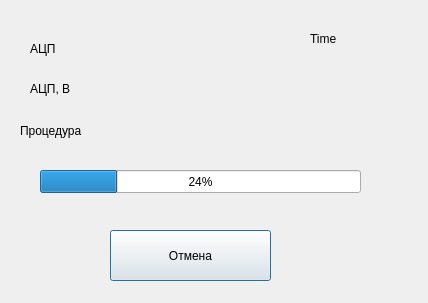
<?xml version="1.0" encoding="UTF-8"?>
<ui version="4.0">
 <class>Electrometer_test</class>
 <widget class="QDialog" name="Electrometer_test">
  <property name="geometry">
   <rect>
    <x>0</x>
    <y>0</y>
    <width>428</width>
    <height>303</height>
   </rect>
  </property>
  <property name="windowTitle">
   <string>Dialog</string>
  </property>
  <widget class="QPushButton" name="pushButton">
   <property name="geometry">
    <rect>
     <x>110</x>
     <y>230</y>
     <width>161</width>
     <height>51</height>
    </rect>
   </property>
   <property name="text">
    <string>Отмена</string>
   </property>
  </widget>
  <widget class="QProgressBar" name="progressBar">
   <property name="geometry">
    <rect>
     <x>40</x>
     <y>170</y>
     <width>321</width>
     <height>23</height>
    </rect>
   </property>
   <property name="value">
    <number>24</number>
   </property>
  </widget>
  <widget class="QLabel" name="label">
   <property name="geometry">
    <rect>
     <x>30</x>
     <y>40</y>
     <width>101</width>
     <height>17</height>
    </rect>
   </property>
   <property name="text">
    <string>АЦП</string>
   </property>
  </widget>
  <widget class="QLabel" name="label_2">
   <property name="geometry">
    <rect>
     <x>20</x>
     <y>120</y>
     <width>371</width>
     <height>21</height>
    </rect>
   </property>
   <property name="text">
    <string>Процедура</string>
   </property>
  </widget>
  <widget class="QLabel" name="label_3">
   <property name="geometry">
    <rect>
     <x>30</x>
     <y>80</y>
     <width>161</width>
     <height>17</height>
    </rect>
   </property>
   <property name="text">
    <string>АЦП, В</string>
   </property>
  </widget>
  <widget class="QLabel" name="label_4">
   <property name="geometry">
    <rect>
     <x>310</x>
     <y>30</y>
     <width>54</width>
     <height>17</height>
    </rect>
   </property>
   <property name="text">
    <string>Time</string>
   </property>
  </widget>
 </widget>
 <resources/>
 <connections/>
</ui>
